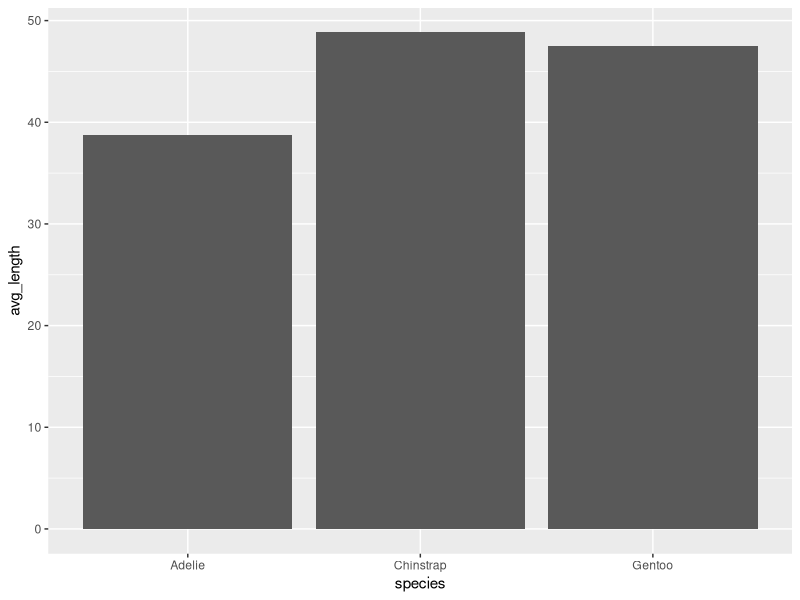

Here is the R script that generated this plot:
## ---- chunk 1
library(tidyverse)
library(palmerpenguins)

summary(penguins)

bills <- penguins |>
  group_by(species) |>
  summarize(
    n = n(),
    avg_length = mean(bill_length_mm, na.rm = TRUE)
  )

glimpse(bills)

ggplot(bills, aes(x = species, y = avg_length)) + 
  geom_col()
